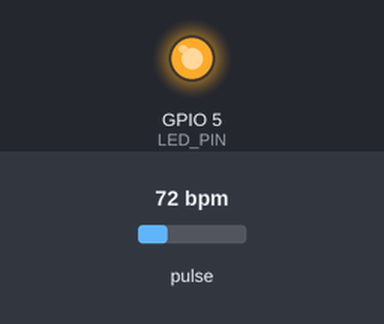
The sketch below on a simulated ESP32. Parts: output pins drawn as LEDs (lit = HIGH). The test bench sets the inputs (shaded band); at power-on: pulse 72 bpm. Nothing arrives over Bluetooth unless stated; a phone connects over Bluetooth LE 3 s after start; what the sketch prints to the serial monitor is not drawn.

Above: at 0.1 s.
Timing chart, 0 to 1.6 s (numbered marks = the images above):
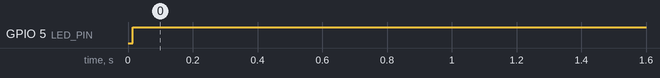

Measured:
- by itself, GPIO 5 (LED_PIN): LOW → HIGH at 0.02 s

The sketch:

Sub_ESP32.ino
```cpp
#include <BLEDevice.h>
#include <BLEServer.h>
#include <BLEUtils.h>
#include <BLE2902.h>
#include <Wire.h>
#include "MAX30105.h"
#include "heartRate.h"

using std::string;

MAX30105 particleSensor;

#define bleServerName "MAX30102_ESP32Sub"
#define SERVICE_UUID "7092b545-f5da-471a-b16f-1550f55ac087"

bool deviceConnected = false;

BLECharacteristic bmeHeartRateAvgCharacteristics("501368d8-3d67-4b41-bde6-28df9aa6355a",
                                              BLECharacteristic::PROPERTY_READ |
                                              BLECharacteristic::PROPERTY_WRITE |
                                              BLECharacteristic::PROPERTY_NOTIFY);
BLEDescriptor bmeHeartRateAvgDescriptor(BLEUUID((uint16_t)0x2902));

class MyServerCallbacks: public BLEServerCallbacks {
  void onConnect(BLEServer* pServer) {
    deviceConnected = true;
  };
  void onDisconnect(BLEServer* pServer) {
    deviceConnected = false;
  }
};

const byte RATE_SIZE = 4; //Increase this for more averaging. 4 is good.
byte rates[RATE_SIZE]; //Array of heart rates
byte rateSpot = 0;
long lastBeat = 0; //Time at which the last beat occurred

float beatsPerMinute;
int beatAvg;

#define LED_PIN 5 // ESP32 pin GIOP18 connected to LED
int ledState = LOW;   // ledState used to set the LED
unsigned long previousMillis = 0;   // will store last time LED was updated


void setup() {

  Serial.begin(115200);
  pinMode(LED_PIN, OUTPUT);

  Serial.println("Initializing...");

  // Initialize sensor
  if (!particleSensor.begin(Wire, I2C_SPEED_FAST)) {
    Serial.println("MAX30102 was not found. Please check wiring/power. ");
    while (1);
  }
  Serial.println("Place your index finger on the sensor with steady pressure.");

  particleSensor.setup(); //Configure sensor with default settings
  particleSensor.setPulseAmplitudeRed(0x0A); //Turn Red LED to low to indicate sensor is running
  particleSensor.setPulseAmplitudeGreen(0); //Turn off Green LED

    // Create the BLE Device
  BLEDevice::init(bleServerName);

  // Create the BLE Server
  BLEServer *pServer = BLEDevice::createServer();
  pServer->setCallbacks(new MyServerCallbacks());

  // Create the BLE Service
  BLEService *bmeService = pServer->createService(SERVICE_UUID);

  bmeService->addCharacteristic(&bmeHeartRateAvgCharacteristics);

  bmeHeartRateAvgDescriptor.setValue("Heart Rate Avg");
  bmeHeartRateAvgCharacteristics.addDescriptor(new BLE2902());

  // Start the service
  bmeService->start();

  BLEAdvertising *pAdvertising = BLEDevice::getAdvertising();
  pAdvertising->addServiceUUID(SERVICE_UUID);
  pServer->getAdvertising()->start();
  Serial.println("Waiting a client connection to notify...");
}

void loop() {
  long irValue = particleSensor.getIR();

  if (checkForBeat(irValue) == true) {
    //We sensed a beat!
    long delta = millis() - lastBeat;
    lastBeat = millis();

    beatsPerMinute = 60 / (delta / 1000.0);

    if (beatsPerMinute < 255 && beatsPerMinute > 20) {
      rates[rateSpot++] = (byte)beatsPerMinute; //Store this reading in the array
      rateSpot %= RATE_SIZE; //Wrap variable

      //Take average of readings
      beatAvg = 0;
      for (byte x = 0 ; x < RATE_SIZE ; x++)
        beatAvg += rates[x];
      beatAvg /= RATE_SIZE;
    }
  }

  String bavgchar = (String) beatAvg;
  unsigned long currentMillis = millis();
  if (irValue < 50000) {
    Serial.print(" No finger?");
    Serial.println();
    String zero = "No finger";
    bmeHeartRateAvgCharacteristics.setValue(zero.c_str());
    bmeHeartRateAvgCharacteristics.notify();
    digitalWrite(LED_PIN, LOW);
  }
  else {
        digitalWrite(LED_PIN, HIGH);

  bmeHeartRateAvgCharacteristics.setValue(bavgchar.c_str());
  bmeHeartRateAvgCharacteristics.notify();
     Serial.print("IR2=");
    Serial.print(irValue);
    Serial.print(", BPM2=");
    Serial.print(beatsPerMinute);
    Serial.print(", Avg BPM2=");
    Serial.print(bavgchar);
    Serial.println();
  }

  }
```
